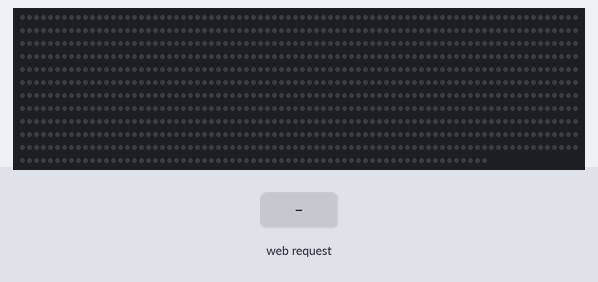
A sketch run on a simulated ESP8266 (NodeMCU). Parts: 947 RGB LEDs in strip order, left to right, continuing on the next row. Inputs (shaded band) come from the test bench. Dim RGB values are drawn brighter than linear; WiFi joins after 1.5 s; servers stay silent unless stated; what the sketch prints to the serial monitor is not drawn.

Above: at 2.7 s.
2.8 s: HTTP request GET /led/on received
At 3.3 s:
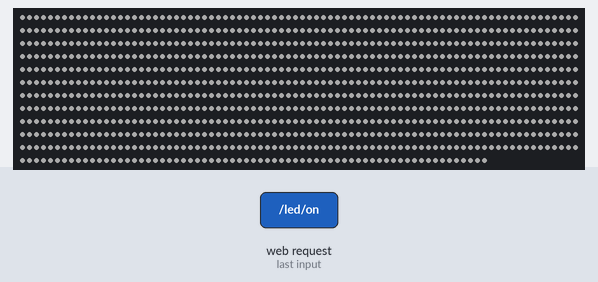
4.3 s: HTTP request GET /led/on?color=red received
At 5.5 s:
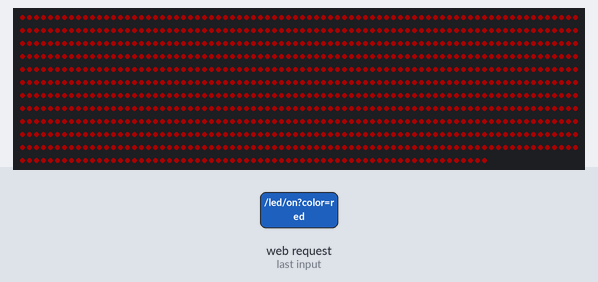
5.8 s: HTTP request GET /led/off received
At 6.7 s:
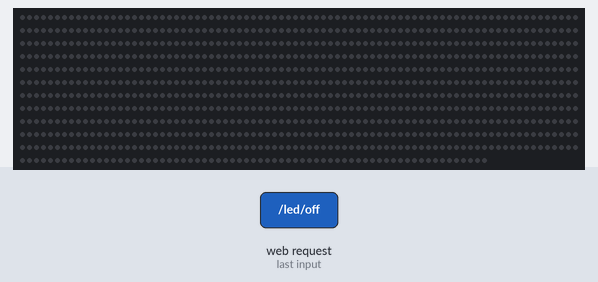
7.3 s: HTTP request GET /led/on?color=1 received
At 7.9 s:
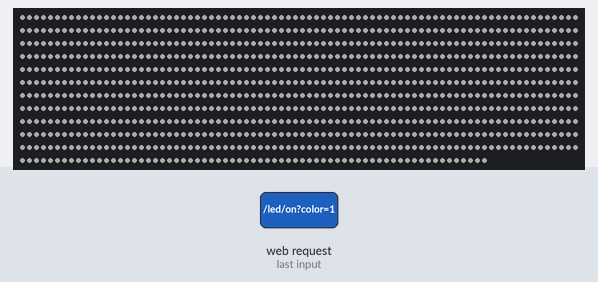
Timing chart, 0 to 9.8 s (numbered marks = the images above; inputs shaded):
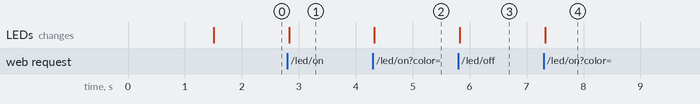

The sketch:

EAPLedLights.ino
```cpp
#include <FastLED.h>
#include <ESP8266WiFi.h>
#include <ESP8266WebServer.h>

#define LED_PIN D4
#define NUM_LEDS 947 // 6 led strips (150 each) + 47 leds

CRGB leds[NUM_LEDS];

//existing AP
const char* ssid_name = "ssid";
const char* ssid_password = "ssid_password";

ESP8266WebServer server(80);

void handle_root_endpoint() {
  server.send(200, "text/plain", "LED Control");
  digitalWrite(LED_BUILTIN, HIGH);
  delay(1000);
  digitalWrite(LED_BUILTIN, LOW);
}

void white_leds() {
  for (int i = 0; i < NUM_LEDS; i++) {
      leds[i] = CRGB::White;
  }
}

void red_leds() {
  for (int i = 0; i < NUM_LEDS; i++) {
      leds[i] = CRGB::Red;
  }
}


void turn_on_led() {
  String color = server.arg("color");
    if (color == "red") {
      red_leds();
    } else {
      white_leds();
    }
  FastLED.show();
  server.send(200, "text/plain", "LED is ON\n");
}

void turn_off_led() {
    for (int i = 0; i < NUM_LEDS; i++) {
      leds[i] = CRGB::Black;
  }
  FastLED.show();
  server.send(200, "text/plain", "LED is OFF\n");
}

void set_brightness() {
  int brightness = server.arg("brightness").toInt();
  if (brightness > 0 && brightness < 255) {
    FastLED.setBrightness(brightness);
  }
  FastLED.show();
}

void setup() {
  Serial.begin(115200);
  WiFi.begin(ssid_name, ssid_password);

  while (WiFi.status() != WL_CONNECTED) {
    delay(500);
  }

  Serial.println("[*] Successfully connected to AP..");
  Serial.printf(" -> IP Address: %s\n", WiFi.localIP().toString().c_str());

  pinMode(LED_BUILTIN, OUTPUT);

  // same shit as the laser
  server.on("/", handle_root_endpoint);
  server.on("/led/on", turn_on_led);
  server.on("/led/off", turn_off_led);
  server.on("/led/brightness", set_brightness);

  server.begin();
  Serial.println("[*] HTTP Server Started..");
  FastLED.addLeds<WS2812B, LED_PIN, GRB>(leds, NUM_LEDS);
  FastLED.setBrightness(45); //default brightness based on power issue
  turn_off_led(); // turn leds off on startup..
  FastLED.show();
}

void loop() {
  server.handleClient();
  digitalWrite(LED_BUILTIN, LOW);
}
```

Measured:
- after the input at 2.8 s, the LEDs: change at once (image 1)
- after the input at 4.3 s, the LEDs: change at once (image 2)
- after the input at 5.8 s, the LEDs: change at once (image 3)
- after the input at 7.3 s, the LEDs: change at once (image 4)
